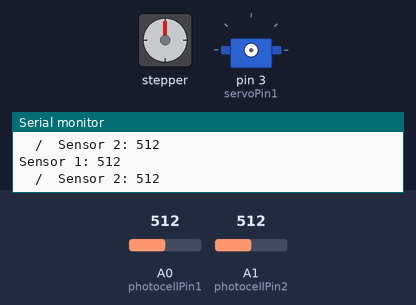
Recording of a sketch running on a simulated Arduino Uno, built with avr-gcc and run on an emulated ATmega328P. On the bench: stepper motor, servo, the last lines printed to the serial monitor. Wiring (inferred from the names in the program): stepper motor (2048 steps per turn assumed): coils pin 8, pin 9, pin 10, pin 11; servo: signal pin 3. The inputs (shaded band) are chosen by the test bench; at power-on: A1 (photocellPin2) = 512, A0 (photocellPin1) = 512. Servo pulses on a pin are drawn as a servo (544–2400 µs = 0–180°).

Above: at 1.2 s.
1.3 s: A1 (photocellPin2) set to 474
4.3 s: A1 (photocellPin2) set to 445
At 5.3 s:
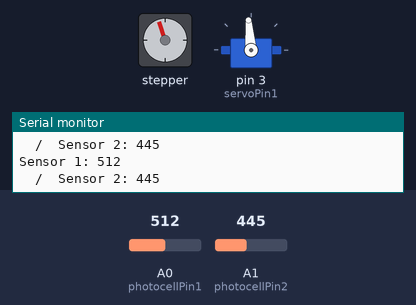
At 6.03 s:
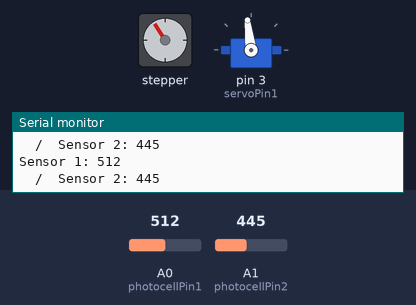
7.3 s: A0 (photocellPin1) set to 477
At 7.3 s:
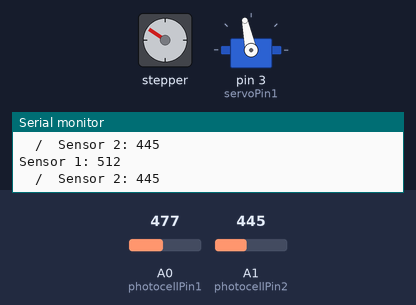
8.8 s: A0 (photocellPin1) set to 404
11.8 s: A0 (photocellPin1) set to 384
At 14.18 s:
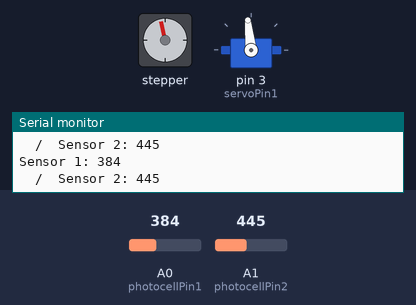
14.8 s: A0 (photocellPin1) set to 0
Timing chart, 0 to 20.5 s (numbered marks = the images above; inputs shaded):
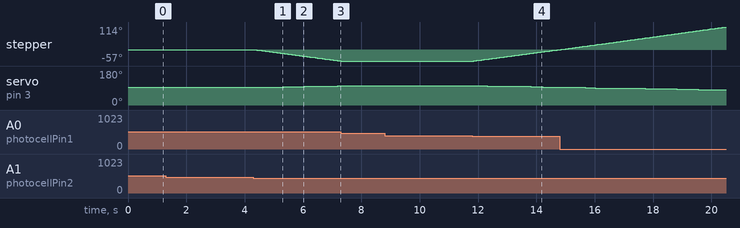

The sketch:

LightTracker.ino
```cpp
// This Arduino example demonstrates bidirectional operation of a
// 28BYJ-48, using a ULN2003 interface board to drive the stepper.
// The 28BYJ-48 motor is a 4-phase, 8-beat motor, geared down by
// a factor of 68. One bipolar winding is on motor pins 1 & 3 and
// the other on motor pins 2& 4. The step angle is 5.625/64 and the
// operating Frequency is 100pps. Current draw is 92mA.
////////////////////////////////////////////////
//declare variables for the motor pins
int photocellPin1 = 0;
int photocellPin2 = 1;
int motorPin1 = 8; // Blue-28BYJ48 pin 1
int motorPin2 = 9; // Pink-28BYJ48 pin 2
int motorPin3 = 10; // Yellow-28BYJ48 pin 3
int motorPin4 = 11; // Orange-28BYJ48 pin 4

int servoPos = 1500;

int servoPin1 = 3;
// Red-28BYJ48 pin 5 (VCC)
int motorSpeed = 1200; //variable to set stepper speed
int count = 0; // count of steps made
int countsPerRev = 512; // number of steps per full revolution
int lookup[8] = {B01000, B01100, B00100, B00110, B00010, B00011, B00001,B01001};
///////////////////////////////////////////////////////////////
/////////
////// p
void setup() {
//declare the motor pins as outputs
  pinMode(motorPin1, OUTPUT);
  pinMode(motorPin2, OUTPUT);
  pinMode(motorPin3, OUTPUT);
  pinMode(motorPin4, OUTPUT);

  pinMode(servoPin1, OUTPUT);
  Serial.begin(9600);
}
//////////////////////////////////
//////////////////////////////////////
//////
void loop(){
  int lightLevel1 = analogRead(photocellPin1);
  int lightLevel2 = analogRead(photocellPin2);
Serial.print("Sensor 1: ");
Serial.println(lightLevel1);
Serial.print("  /  Sensor 2: ");
Serial.println(lightLevel2);
 if (lightLevel1 < lightLevel2 - 50 && (servoPos > 1000))
  {
    clockwise();
      servoPos--;
   servoPulse(servoPin1, servoPos);
  }
  else if (lightLevel1 > lightLevel2 + 50 && (servoPos < 2000))
  {
    anticlockwise();
       servoPos++;
    servoPulse(servoPin1, servoPos);
}
else{
  servoPulse(servoPin1, 0);
}
  delay( 3);
  /*
  if(count < countsPerRev )
      clockwise();
  else if (count == countsPerRev * 2)
      count = 0;
  else
      anticlockwise();
  count++;
  */
}
/////////////////////////////////////////////////
///////////////////////
//////
//set pins to ULN2003 high in sequence from 1 to 4
//delay "motorSpeed" between each pin setting (to determine speed)
void anticlockwise()
{
    for(int i = 0; i < 8; i++)
    {
        setOutput(i);
        delayMicroseconds(motorSpeed);
        //delay(10);
     }
  }

void clockwise()
{
    for(int i = 7; i >= 0; i--)
    {
        setOutput(i);
        delayMicroseconds(motorSpeed);
     }
}

void servoPulse(int pinNo, int pos)
{
  if(pos >500){
    digitalWrite(pinNo, true);
    delayMicroseconds(pos);
    digitalWrite(pinNo, false);
    delay(20);
  }
  else{
    digitalWrite(pinNo, false);
  }
}


void setOutput(int out)
{
      digitalWrite(motorPin1, bitRead(lookup[out], 0));
      digitalWrite(motorPin2, bitRead(lookup[out], 1));
      digitalWrite(motorPin3, bitRead(lookup[out], 2));
      digitalWrite(motorPin4, bitRead(lookup[out], 3));
}
```

Measured:
- the behaviour switches between 462 and 461 on A1 (photocellPin2) (found by bisection; images 0 and 1)
- the behaviour switches between 496 and 495 on A0 (photocellPin1) (found by bisection; images 2 and 3)
- the behaviour switches between 395 and 394 on A0 (photocellPin1) (found by bisection; images 3 and 4)
- after the input at 4.3 s, stepper: keeps turning counter-clockwise at about 20°/s, starting after 0.08 s; servo on pin 3 (servoPin1): moves from 94° to 102° over 2.6 s, starting after 0.27 s
- after the input at 7.3 s, stepper: stops changing and stays -57°; servo on pin 3 (servoPin1): stays 102° (without the input it goes to 104° after 0.36 s)
- after the input at 11.8 s, stepper: keeps turning clockwise at about 20°/s, starting at once; servo on pin 3 (servoPin1): 102° → 100° after 0.52 s, → 98° 0.76 s later, → 96° 0.73 s later, → 95° 0.40 s later
